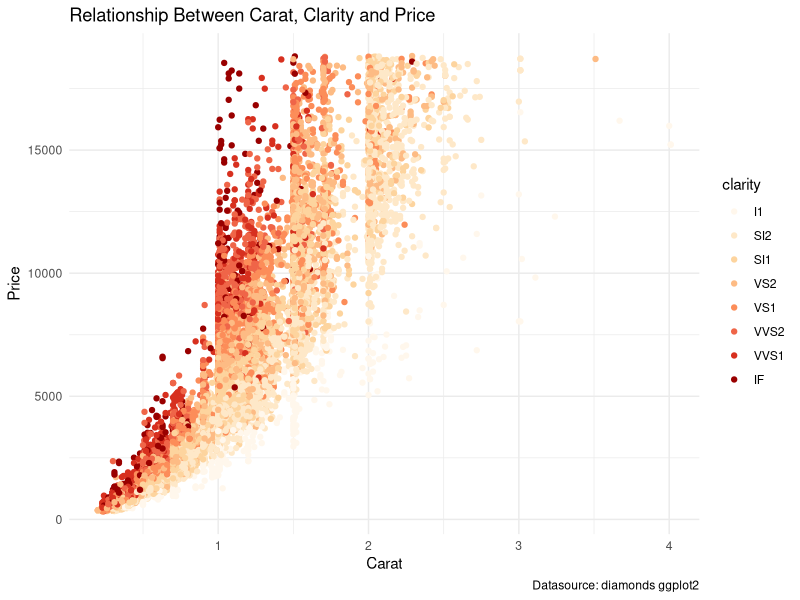
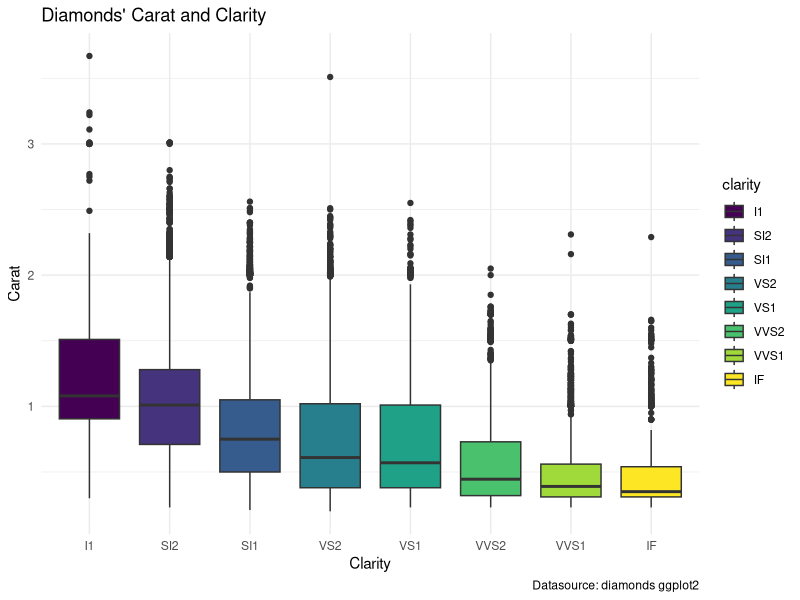
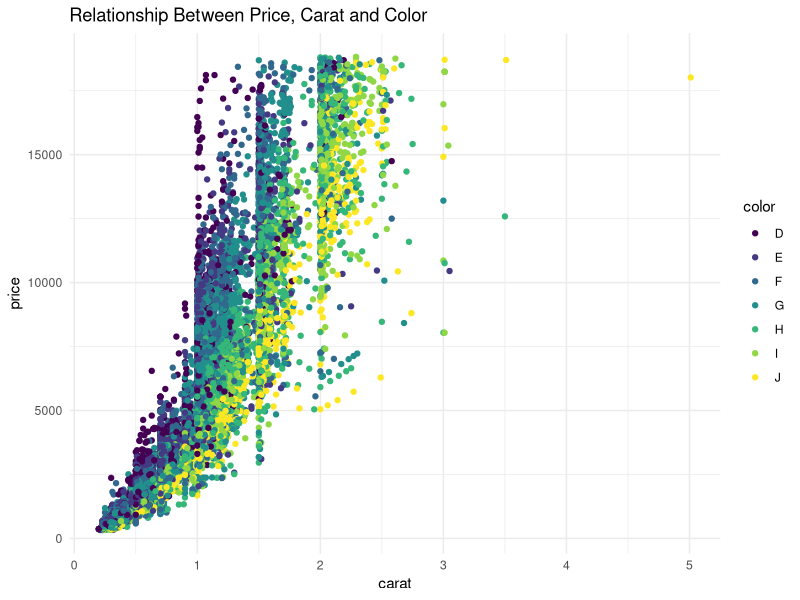
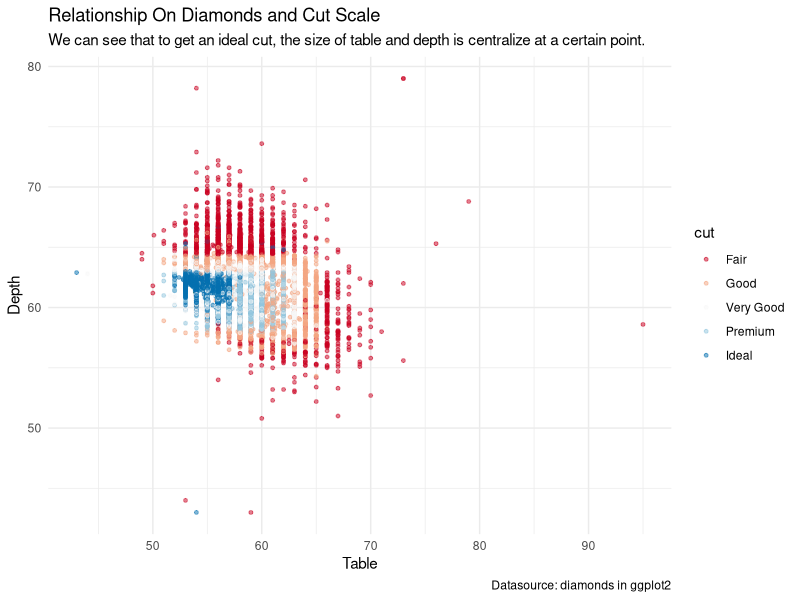
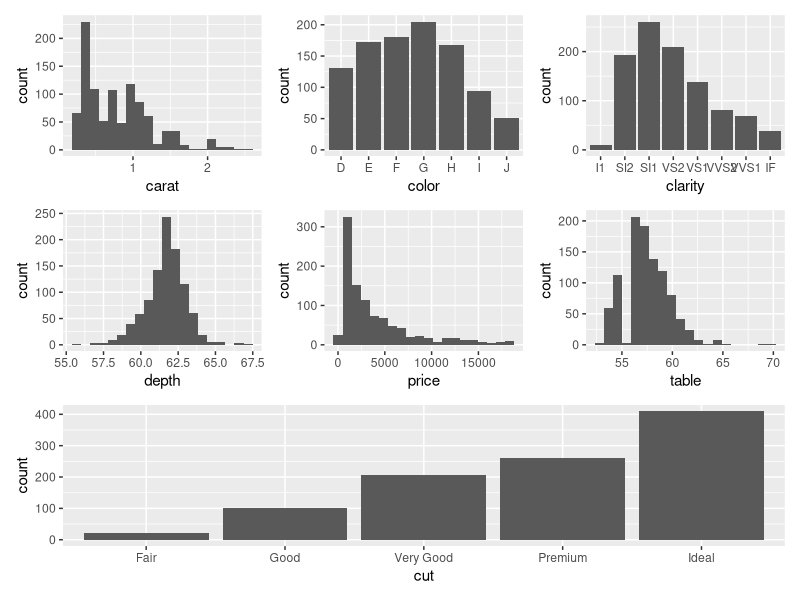

The R source for these figures, in order:
## ---- chunk 1
library(ggplot2)
library(tidyverse)
library(patchwork)
## ---- chunk 2
glimpse(diamonds)
## ---- chunk 3
ggplot(diamonds %>% sample_frac(0.5), aes(carat, price, col = clarity)) +
  geom_point() +
  theme_minimal() +
  labs(
    title = "Relationship Between Carat, Clarity and Price",
    x = "Carat",
    y = "Price",
    caption = "Datasource: diamonds ggplot2"
  ) +
  scale_color_brewer(type = "seq", palette = 8)
## ---- chunk 4
ggplot(diamonds %>% sample_frac(0.5), aes(clarity, carat, fill=clarity)) +
  geom_boxplot() +
  theme_minimal() +
  labs(
    title = "Diamonds' Carat and Clarity",
    x = "Clarity",
    y = "Carat",
    caption = "Datasource: diamonds ggplot2"
  )
## ---- chunk 5
ggplot(diamonds %>% sample_frac(0.5), aes(carat, price, col=color)) +
  geom_point() +
  theme_minimal() +
  labs(
    title = "Relationship Between Price, Carat and Color"
  )
## ---- chunk 6
diamonds %>%
  ggplot(aes(table,depth,col=cut)) +
  geom_point(size = 1,alpha = 0.5) +
  scale_color_brewer(type = "div", palette = 5) +
  labs(
    title = "Relationship On Diamonds and Cut Scale",
    subtitle = "We can see that to get an ideal cut, the size of table and depth is centralize at a certain point.",
    x = "Table",
    y = "Depth",
    caption = "Datasource: diamonds in ggplot2"
  ) +
  theme_minimal()
## ---- chunk 7
h1 <- ggplot(diamonds %>% sample_n(1000),
       aes(carat)) +
  geom_histogram(bins = 20)
h2 <- ggplot(diamonds %>% sample_n(1000),
       aes(cut)) +
  geom_bar()
h3 <- ggplot(diamonds %>% sample_n(1000),
       aes(color)) +
  geom_bar()
h4 <- ggplot(diamonds %>% sample_n(1000),
       aes(clarity)) +
  geom_bar()
h5 <- ggplot(diamonds %>% sample_n(1000),
       aes(depth)) +
  geom_histogram(bins = 20)
h6 <- ggplot(diamonds %>% sample_n(1000),
       aes(price)) +
  geom_histogram(bins = 20)
h7 <- ggplot(diamonds %>% sample_n(1000),
             aes(table)) +
  geom_histogram(bins = 20)

(h1 + h3 + h4) / (h5 + h6 + h7) / h2
